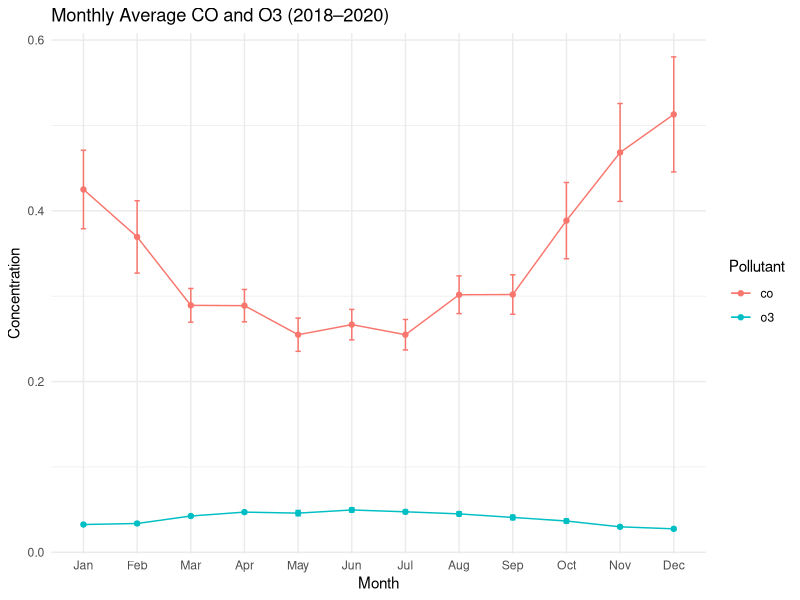
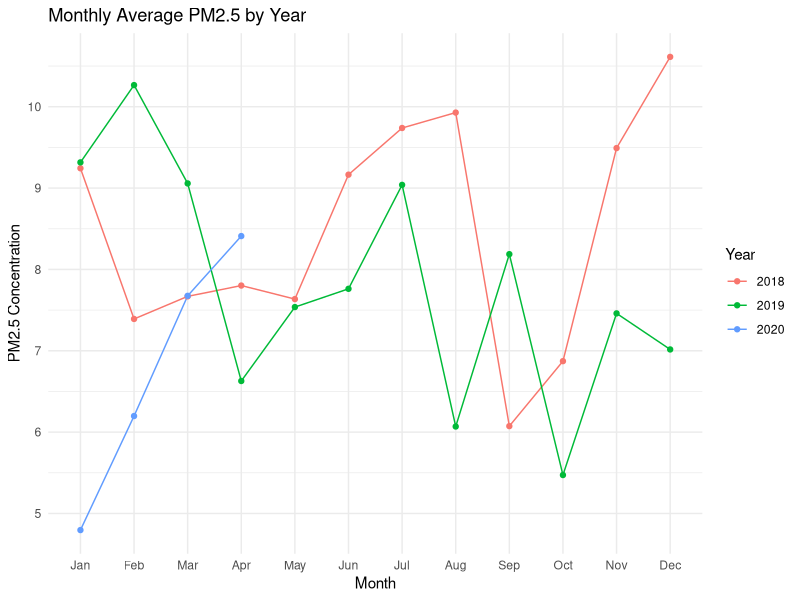

Reproduce these figures in R, in order.
## ---- chunk 1
knitr::opts_chunk$set(echo = TRUE)
library(tidyverse)
library(lubridate)
library(here)
air_2018_raw <- read_csv("AQ_2018.csv")
air_2019_raw <- read_csv("AQ_2019.csv")
air_2020_raw <- read_csv("AQ_2020.csv")
## ---- chunk 2
##clean data-2018
names(air_2018_raw)
air_2018_step1 <- air_2018_raw |>
  rename(
    date  = Date,
    co    = `Daily Max 8-hour CO Concentration`,
    pm25  = `Daily Mean PM2.5 Concentration`,
    o3    = `Daily Max 8-hour Ozone Concentration`,
    units_co   = units_CO,
    units_pm25 = units_PM,
    units_o3   = units_O3
  )
air_2018_step2 <- air_2018_step1 |>
  mutate(date = mdy(date))
class(air_2018_step2$date)
air_2018_step3 <- air_2018_step2 |>
  group_by(date) |>
  summarize(
    co = mean(co, na.rm = TRUE),
    pm25 = mean(pm25, na.rm = TRUE),
    o3 = mean(o3, na.rm = TRUE),
    .groups = "drop"
  )
air_2018_step4 <- air_2018_step3 |>
  distinct()
air_2018_clean <- air_2018_step4

pollutants <- c("co", "pm25", "o3")

for (p in pollutants) {
  air_2018_clean[[p]][air_2018_clean[[p]] < 0] <- 0
}
summary(air_2018_clean)

## ---- chunk 3
process_air <- function(raw_data) {
  

  data_renamed <- raw_data |>
    rename(
      date  = Date,
      co    = `Daily Max 8-hour CO Concentration`,
      pm25  = `Daily Mean PM2.5 Concentration`,
      o3    = `Daily Max 8-hour Ozone Concentration`,
      units_co   = units_CO,
      units_pm25 = units_PM,
      units_o3   = units_O3
    )
  

  data_date <- data_renamed |>
    mutate(date = mdy(date))
  
 
  data_daily <- data_date |>
    group_by(date) |>
    summarize(
      co   = mean(co,   na.rm = TRUE),
      pm25 = mean(pm25, na.rm = TRUE),
      o3   = mean(o3,   na.rm = TRUE),
      .groups = "drop"
    )
  

  data_nodup <- data_daily |>
    distinct()
  
  pollutants <- c("co", "pm25", "o3")
  for (p in pollutants) {
    data_nodup[[p]][data_nodup[[p]] < 0] <- 0
  }
  
  return(data_nodup)
}

air_2018 <- process_air(air_2018_raw) |>
  mutate(year = 2018)

air_2019 <- process_air(air_2019_raw) |>
  mutate(year = 2019)

air_2020 <- process_air(air_2020_raw) |>
  mutate(year = 2020)
## ---- chunk 4
air_all <- bind_rows(air_2018, air_2019, air_2020) |>
  mutate(
    month = month(date),                                
    month_label = month(date, label = TRUE, abbr = TRUE, locale = "en_US") 
  )

head(air_all)
## ---- chunk 5
air_long <- air_all |>
  select(year, month, month_label, co, o3) |>
  pivot_longer(
    cols = c(co, o3),
    names_to = "pollutant",
    values_to = "value"
  )
#mean and CI
monthly_summary <- air_long |>
  group_by(month, month_label, pollutant) |>
  summarize(
    mean = mean(value, na.rm = TRUE),
    sd   = sd(value, na.rm = TRUE),
    n    = sum(!is.na(value)),
    se   = sd / sqrt(n),
    lower = mean - 1.96 * se,
    upper = mean + 1.96 * se,
    .groups = "drop"
  )
#plot1
plot1 <- ggplot(monthly_summary,
                aes(x = month_label, y = mean,
                    color = pollutant, group = pollutant)) +
  geom_point() +
  geom_line() +
  geom_errorbar(aes(ymin = lower, ymax = upper), width = 0.1) +
  labs(
    title = "Monthly Average CO and O3 (2018–2020)",
    x = "Month",
    y = "Concentration",
    color = "Pollutant"
  ) +
  theme_minimal()

plot1

## ---- chunk 6
pm25_monthly <- air_all |>
  group_by(year, month, month_label) |>
  summarize(
    mean_pm25 = mean(pm25, na.rm = TRUE),
    .groups = "drop"
  )
#plot 2
plot2 <- ggplot(pm25_monthly,
                aes(x = month_label, y = mean_pm25,
                    color = factor(year), group = year)) +
  geom_line() +
  geom_point() +
  labs(
    title = "Monthly Average PM2.5 by Year",
    x = "Month",
    y = "PM2.5 Concentration",
    color = "Year"
  ) +
  theme_minimal()

plot2

